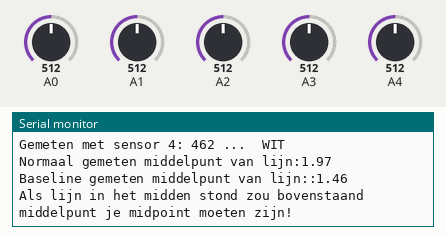
Recording of a sketch running on a simulated Arduino Uno, built with avr-gcc and run on an emulated ATmega328P. Shown: the last lines printed to the serial monitor. The inputs (shaded band) are chosen by the test bench; at power-on: A4 = 512, A0 = 512, A1 = 512, A2 = 512, A3 = 512.

Above: at 7.2 s.
7.3 s: A4 set to 30
At 8.7 s:
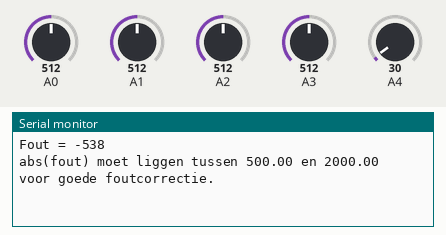
20.0 s: A0 set to 491
At 21.2 s:
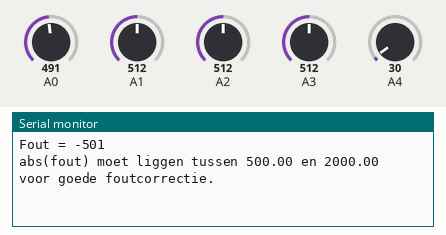
27.2 s: A1 set to 491
At 28.1 s:
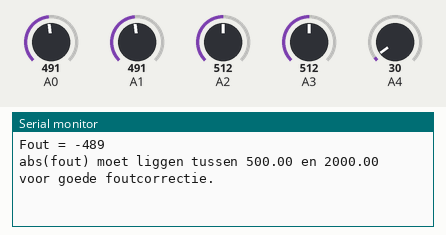
34.4 s: A2 set to 491
At 41.3 s:
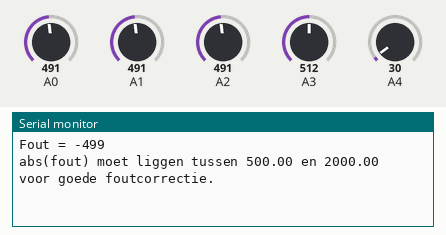
41.6 s: A3 set to 491
At 47.3 s:
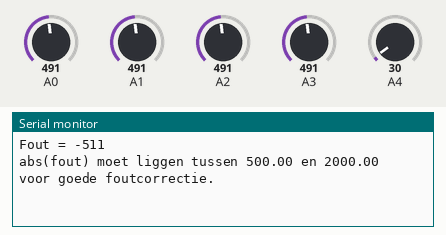
48.8 s: A0 set to 511
At 54.2 s:
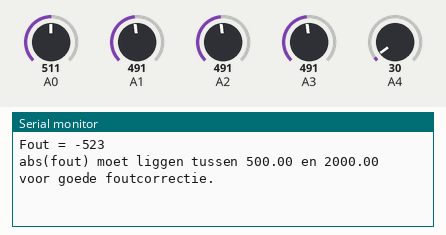
Timing chart, 0 to 55.7 s (numbered marks = the images above; inputs shaded):
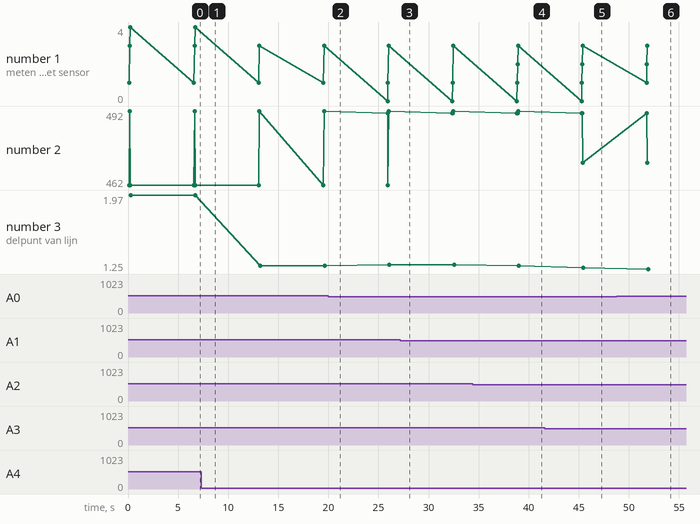

The sketch:

calib_light_sensor_setpoint_line_follow.ino
```cpp
/************************************************************/
/*          lichtsensor callibratie voor lijnvolgen         */
/************************************************************/

#define SCHAAL_FOUT 1000

int black[2]  = {501,1000}; // hiertussen zouden de waarden voor zwart moeten zijn
//test of je groen, geel, wit kan zien
//waarschijnlijk niet ....
int green[2]  = { 75, 100};
int yellow[2] = { 80, 105};
int white[2]  = {  0, 500};

//Saya  robot
int corrwhite[5] = {0, 0, 0, 20, 190};
int corrblack[5] = {0, 50, 0, 20, 50};
//Gudrun robot
//int corrwhite[5] = {0, 0, 50, 0, 0};
//int corrblack[5] = {0, -10, 20, 0, 0};
//Thiemen robot
//int corrwhite[5] = {0, 0, 0, 0, 0};
//int corrblack[5] = {0, 70, 50, 30, 40};
//Jasper robot
//int corrwhite[5] = {100, 0, 0, 0, 100};
//int corrblack[5] = {0, 0, 0, 0, 0};
//Blonde stef robot
//int corrwhite[5] = {40, 0, 0, 0, 0};
//int corrblack[5] = {40, 0, 0, 0, 0};
// stef robot
//int corrwhite[5] = {0, 0, 100, 0, 0};
//int corrblack[5] = {0, 0, 0, 0, 0};
// marie-louise robot
//int corrwhite[5] = {0, 0, 0, 100, 40};
//int corrblack[5] = {0, 0, 0, 0, 0};


//wijzigende variabelen
float sensors_average;
int sensors_sum;
int baseline;
float sensors_average_bl; // hier houden we rekening met een baseline, dat is we trekken het minimun ervan af
int sensors_sum_bl;  // hier houden we rekening met een baseline, dat is we trekken het minimun ervan af

float mid_point = 2; //midden van de sensoren 0,1,2,3,4
float max_err = max(4-mid_point, mid_point-0) * SCHAAL_FOUT;
float min_err = 0.5 * SCHAAL_FOUT;
long error_value;

// Array om de 5 sensorlezingen in op te slaan
long sensors[] = {0, 0, 0, 0, 0};

void setup(){
  Serial.begin(9600); // dit start serial monitor zodat we kunnen lezen wat de sensoren terug geven als waarden
  // analog pins don't need setup!
}

void loop(){
  sensors_average = 0;
  sensors_sum = 0;
  sensors_average_bl = 0;
  sensors_sum_bl = 0;
  baseline = 1024;
  Serial.println("Plaats me op een kleur en noteer welke waarden ik meet tussen 0 en 1023!");
  for (int i = 0; i < 5; i++){
    sensors[i] = analogRead(i);
    if (sensors[i] < 501){ sensors[i] = sensors[i]-corrwhite[i];}
    else { sensors[i] = sensors[i]-corrblack[i];}
    if (baseline > sensors[i]){
      baseline = sensors[i];
    }
    Serial.print("Gemeten met sensor ");
    Serial.print(i); Serial.print(": "); // deze drie dingen schrijven gewoon het volgende: "gemeten op sensor i :"  en dan met volgende commando komt de waarde
    Serial.print(sensors[i]);Serial.print(" ");
    if (sensors[i] >= black[0] && sensors[i] <= black[1]) {
      Serial.print("... ZWART");
    }
    if (sensors[i] >= white[0] && sensors[i] <= white[1]) {
      Serial.print("...  WIT");
    }
    Serial.println(" ");
  }//achter deze for loop is de baseline gelijk aan de laagste gemetn waarde

  for (int i = 0; i<5; i++){
    int val = sensors[i];
    sensors_average += val * i;
    //Calculating the weighted mean (dit is nodig om gewogen gemiddelde van de waarden geezen door de 5 sensoren te hebben)
    sensors_sum += val; // som van de gelezen waarden
    sensors_average_bl += (val-baseline) * i;
    //Calculating the weighted mean maar nu trekken we laagste waarde ervan af
    sensors_sum_bl += val-baseline;  //som van de gelezen waarden waarbij de laagste waarde afgetrokken wordt
  }

  sensors_average=sensors_average/sensors_sum;         // gewogen gemiddelde
  sensors_average_bl=sensors_average_bl/sensors_sum_bl;// gewogen gemiddelde met baseline

  Serial.print("Normaal gemeten middelpunt van lijn:");
  Serial.println(sensors_average);
  Serial.print("Baseline gemeten middelpunt van lijn::");
  Serial.println(sensors_average_bl);
  Serial.println("Als lijn in het midden stond zou bovenstaand middelpunt je midpoint moeten zijn!");
  delay(1000);


  Serial.println("De fout (afwijking middelpunt) die we gemeten hebben ");
  error_value = long((sensors_average_bl - mid_point) * SCHAAL_FOUT);
  Serial.print("Fout = "); Serial.println(error_value);
  Serial.print("abs(fout) moet liggen tussen ");
  Serial.print(min_err);Serial.print(" en ");
  Serial.print(max_err);Serial.println(" voor goede foutcorrectie.");
  Serial.println(" ");
  delay(5000);
}
```

Measured:
- after the input at 34.4 s, the serial monitor: prints a new line after 4.5 s (image 4)
- after the input at 41.6 s, the serial monitor: prints a new line after 3.8 s (image 5)
- after the input at 48.8 s, the serial monitor: prints a new line after 2.9 s (image 6)
- plotted number 2: 492 → 471 after the input at 41.6 s
- plotted number 3: 1.97 → 1.28 after the input at 7.3 s, 1.28 → 1.29 after the input at 20.0 s, 1.29 → 1.28 after the input at 34.4 s, 1.28 → 1.26 after the input at 41.6 s, 1.26 → 1.25 after the input at 48.8 s
